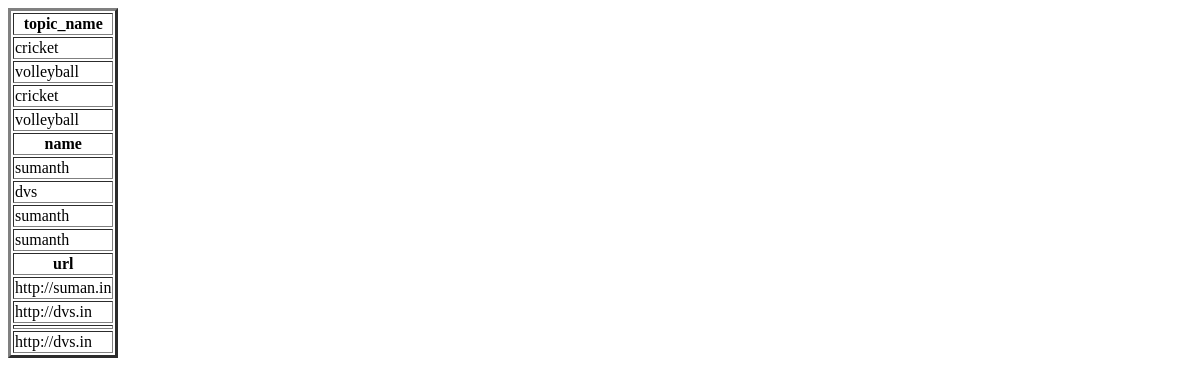
Before: /display_web with the older database file.
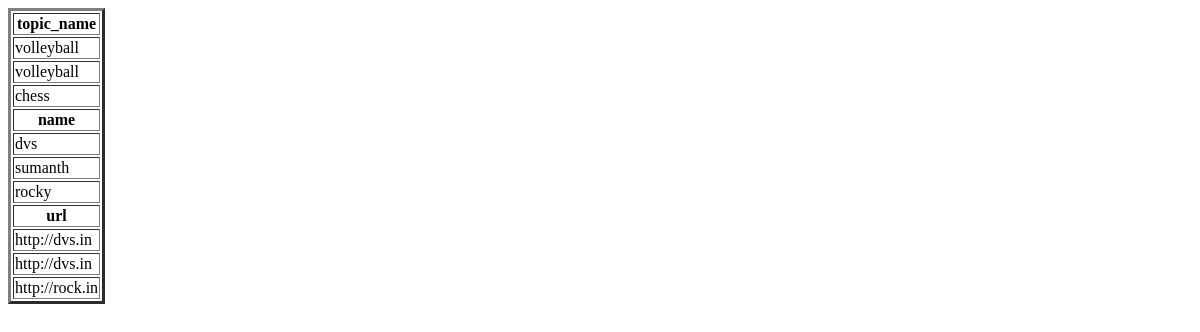
After: the same page with the newer database file.
### app/models.py (models this page shows, shortened)
class Webpage(models.Model):
    topic_name=models.ForeignKey(Topic,on_delete=models.CASCADE)
    name=models.CharField(max_length=100)
    url=models.URLField()

class Topic(models.Model):
    topic_name=models.CharField(primary_key=True,max_length=100)
    def __str__(self):
        return self.topic_name

### app/views.py (the view)
# urls.py: path('display_web',display_web,name='display_web.'),
def display_web(request):
    qswo=Webpage.objects.all()
    d={'qswo':qswo}
    return render(request,'display_web.html',d)

### templates/display_web.html (shortened to what this page needs)
<!DOCTYPE html>
<html lang="en">
<head>
</head>
<body>
    <table border="3px">
    <th colspan="2">topic_name</th>
        {% for to in qswo %}
        <tr><td>{{to.topic_name}}</td></tr>
        {% endfor %}
       <th colspan="2">name</th>
        {% for no in qswo %}
        <tr><td>{{no.name}}</td></tr>
        {% endfor %}
       <th colspan="2">url</th>
        {% for uo in qswo %}
        <tr><td>{{uo.url}}</td></tr>
        {% endfor %}
    </table>
</body>
</html>

Changed rows visible on the page:
removed Webpage: topic_name "cricket", name "sumanth", url "http://suman.in"
removed Webpage: topic_name "cricket", name "sumanth"
added Webpage: topic_name "chess", name "rocky", url "http://rock.in"
